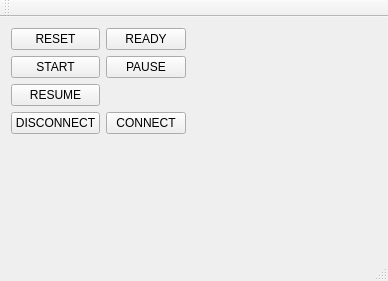
<?xml version="1.0" encoding="UTF-8"?>
<ui version="4.0">
 <class>MainWindow</class>
 <widget class="QMainWindow" name="MainWindow">
  <property name="geometry">
   <rect>
    <x>0</x>
    <y>0</y>
    <width>388</width>
    <height>281</height>
   </rect>
  </property>
  <property name="windowTitle">
   <string>MainWindow</string>
  </property>
  <widget class="QWidget" name="centralWidget">
   <layout class="QGridLayout" name="gridLayout_2">
    <item row="0" column="0">
     <layout class="QGridLayout" name="gridLayout">
      <item row="0" column="0">
       <widget class="QPushButton" name="resetButton">
        <property name="text">
         <string>RESET</string>
        </property>
       </widget>
      </item>
      <item row="0" column="1">
       <widget class="QPushButton" name="readyButton">
        <property name="text">
         <string>READY</string>
        </property>
       </widget>
      </item>
      <item row="1" column="0">
       <widget class="QPushButton" name="startButton">
        <property name="text">
         <string>START</string>
        </property>
       </widget>
      </item>
      <item row="1" column="1">
       <widget class="QPushButton" name="pauseButton">
        <property name="text">
         <string>PAUSE</string>
        </property>
       </widget>
      </item>
      <item row="2" column="0">
       <widget class="QPushButton" name="resumeButton">
        <property name="text">
         <string>RESUME</string>
        </property>
       </widget>
      </item>
      <item row="3" column="0">
       <widget class="QPushButton" name="disconnectButton">
        <property name="text">
         <string>DISCONNECT</string>
        </property>
       </widget>
      </item>
      <item row="3" column="1">
       <widget class="QPushButton" name="connectButton">
        <property name="text">
         <string>CONNECT</string>
        </property>
       </widget>
      </item>
     </layout>
    </item>
    <item row="0" column="1">
     <spacer name="horizontalSpacer">
      <property name="orientation">
       <enum>Qt::Horizontal</enum>
      </property>
      <property name="sizeHint" stdset="0">
       <size>
        <width>184</width>
        <height>19</height>
       </size>
      </property>
     </spacer>
    </item>
    <item row="1" column="0">
     <spacer name="verticalSpacer">
      <property name="orientation">
       <enum>Qt::Vertical</enum>
      </property>
      <property name="sizeHint" stdset="0">
       <size>
        <width>20</width>
        <height>88</height>
       </size>
      </property>
     </spacer>
    </item>
   </layout>
  </widget>
  <widget class="QMenuBar" name="menuBar">
   <property name="geometry">
    <rect>
     <x>0</x>
     <y>0</y>
     <width>388</width>
     <height>19</height>
    </rect>
   </property>
  </widget>
  <widget class="QToolBar" name="mainToolBar">
   <attribute name="toolBarArea">
    <enum>TopToolBarArea</enum>
   </attribute>
   <attribute name="toolBarBreak">
    <bool>false</bool>
   </attribute>
  </widget>
  <widget class="QStatusBar" name="statusBar"/>
 </widget>
 <layoutdefault spacing="6" margin="11"/>
 <resources/>
 <connections/>
</ui>
